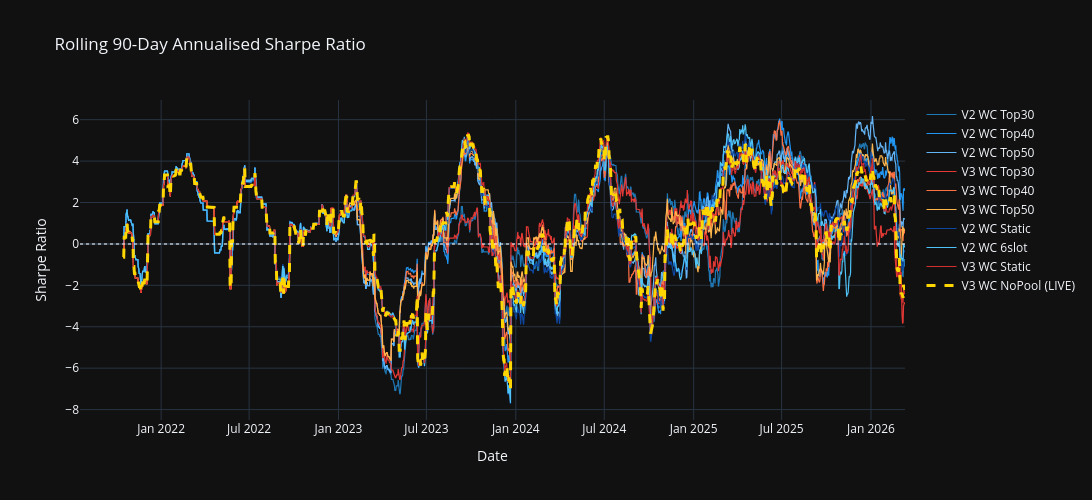

Source (notebook cell):
### Markdown cell above
---
## 5. Rolling 90-Day Sharpe

### Code cell
ROLLING_WINDOW = 90

fig_rs = go.Figure()

for label in daily_pnls:
    dpnl = daily_pnls[label]
    eq = equity_curves[label]
    daily_ret = dpnl / eq.shift(1).fillna(INITIAL_CAPITAL)

    rolling_mean = daily_ret.rolling(ROLLING_WINDOW).mean()
    rolling_std = daily_ret.rolling(ROLLING_WINDOW).std()
    rolling_sharpe = (rolling_mean / rolling_std) * np.sqrt(365)

    color = COLOR_MAP.get(label, "gray")
    is_live = label == LIVE_CONFIG
    width = 3 if is_live else 1.2
    dash = "dash" if is_live else "solid"

    fig_rs.add_trace(
        go.Scatter(
            x=rolling_sharpe.index, y=rolling_sharpe.values,
            name=f"{label} (LIVE)" if is_live else label,
            line=dict(color=color, width=width, dash=dash),
            hovertemplate="%{x|%Y-%m-%d}<br>Sharpe: %{y:.2f}<extra>" + label + "</extra>",
        )
    )

fig_rs.add_hline(y=0, line_dash="dot", line_color="white", opacity=0.5)
fig_rs.update_layout(
    height=500, width=1200,
    title=f"Rolling {ROLLING_WINDOW}-Day Annualised Sharpe Ratio",
    yaxis_title="Sharpe Ratio",
    xaxis_title="Date",
    hovermode="x unified",
)
fig_rs.show()

### Figure 1 — Plotly figure (JSON) as saved in the notebook; plotly's stock layout.template omitted (floating-point values rounded to 4 significant figures; data arrays with more than 128 entries replaced by an {"elided": "..."} marker saying what was removed)
{"data": [{"hovertemplate": "%{x|%Y-%m-%d}<br>Sharpe: %{y:.2f}<extra>V2 WC Top30</extra>", "line": {"color": "#1f77b4", "dash": "solid", "width": 1.2}, "name": "V2 WC Top30", "type": "scatter", "x": {"elided": "1699 str values"}, "y": {"elided": "1699 float values"}}, {"hovertemplate": "%{x|%Y-%m-%d}<br>Sharpe: %{y:.2f}<extra>V2 WC Top40</extra>", "line": {"color": "#2196F3", "dash": "solid", "width": 1.2}, "name": "V2 WC Top40", "type": "scatter", "x": {"elided": "1699 str values"}, "y": {"elided": "1699 float values"}}, {"hovertemplate": "%{x|%Y-%m-%d}<br>Sharpe: %{y:.2f}<extra>V2 WC Top50</extra>", "line": {"color": "#64B5F6", "dash": "solid", "width": 1.2}, "name": "V2 WC Top50", "type": "scatter", "x": {"elided": "1699 str values"}, "y": {"elided": "1699 float values"}}, {"hovertemplate": "%{x|%Y-%m-%d}<br>Sharpe: %{y:.2f}<extra>V3 WC Top30</extra>", "line": {"color": "#e53935", "dash": "solid", "width": 1.2}, "name": "V3 WC Top30", "type": "scatter", "x": {"elided": "1699 str values"}, "y": {"elided": "1699 float values"}}, {"hovertemplate": "%{x|%Y-%m-%d}<br>Sharpe: %{y:.2f}<extra>V3 WC Top40</extra>", "line": {"color": "#FF7043", "dash": "solid", "width": 1.2}, "name": "V3 WC Top40", "type": "scatter", "x": {"elided": "1699 str values"}, "y": {"elided": "1699 float values"}}, {"hovertemplate": "%{x|%Y-%m-%d}<br>Sharpe: %{y:.2f}<extra>V3 WC Top50</extra>", "line": {"color": "#FFB74D", "dash": "solid", "width": 1.2}, "name": "V3 WC Top50", "type": "scatter", "x": {"elided": "1699 str values"}, "y": {"elided": "1699 float values"}}, {"hovertemplate": "%{x|%Y-%m-%d}<br>Sharpe: %{y:.2f}<extra>V2 WC Static</extra>", "line": {"color": "#0D47A1", "dash": "solid", "width": 1.2}, "name": "V2 WC Static", "type": "scatter", "x": {"elided": "1699 str values"}, "y": {"elided": "1699 float values"}}, {"hovertemplate": "%{x|%Y-%m-%d}<br>Sharpe: %{y:.2f}<extra>V2 WC 6slot</extra>", "line": {"color": "#4FC3F7", "dash": "solid", "width": 1.2}, "name": "V2 WC 6slot", "type": "scatter", "x": {"elided": "1699 str values"}, "y": {"elided": "1699 float values"}}, {"hovertemplate": "%{x|%Y-%m-%d}<br>Sharpe: %{y:.2f}<extra>V3 WC Static</extra>", "line": {"color": "#D32F2F", "dash": "solid", "width": 1.2}, "name": "V3 WC Static", "type": "scatter", "x": {"elided": "1699 str values"}, "y": {"elided": "1699 float values"}}, {"hovertemplate": "%{x|%Y-%m-%d}<br>Sharpe: %{y:.2f}<extra>V3 WC NoPool</extra>", "line": {"color": "#FFD600", "dash": "dash", "width": 3}, "name": "V3 WC NoPool (LIVE)", "type": "scatter", "x": {"elided": "1699 str values"}, "y": {"elided": "1699 float values"}}], "layout": {"height": 500, "hovermode": "x unified", "shapes": [{"line": {"color": "white", "dash": "dot"}, "opacity": 0.5, "type": "line", "x0": 0, "x1": 1, "xref": "x domain", "y0": 0, "y1": 0, "yref": "y"}], "title": {"text": "Rolling 90-Day Annualised Sharpe Ratio"}, "width": 1200, "xaxis": {"title": {"text": "Date"}}, "yaxis": {"title": {"text": "Sharpe Ratio"}}}}
